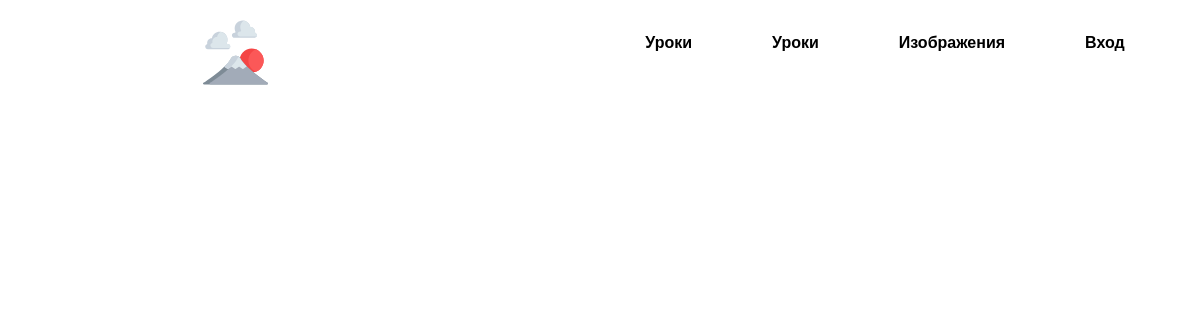
The app's page /pictures/, older data.
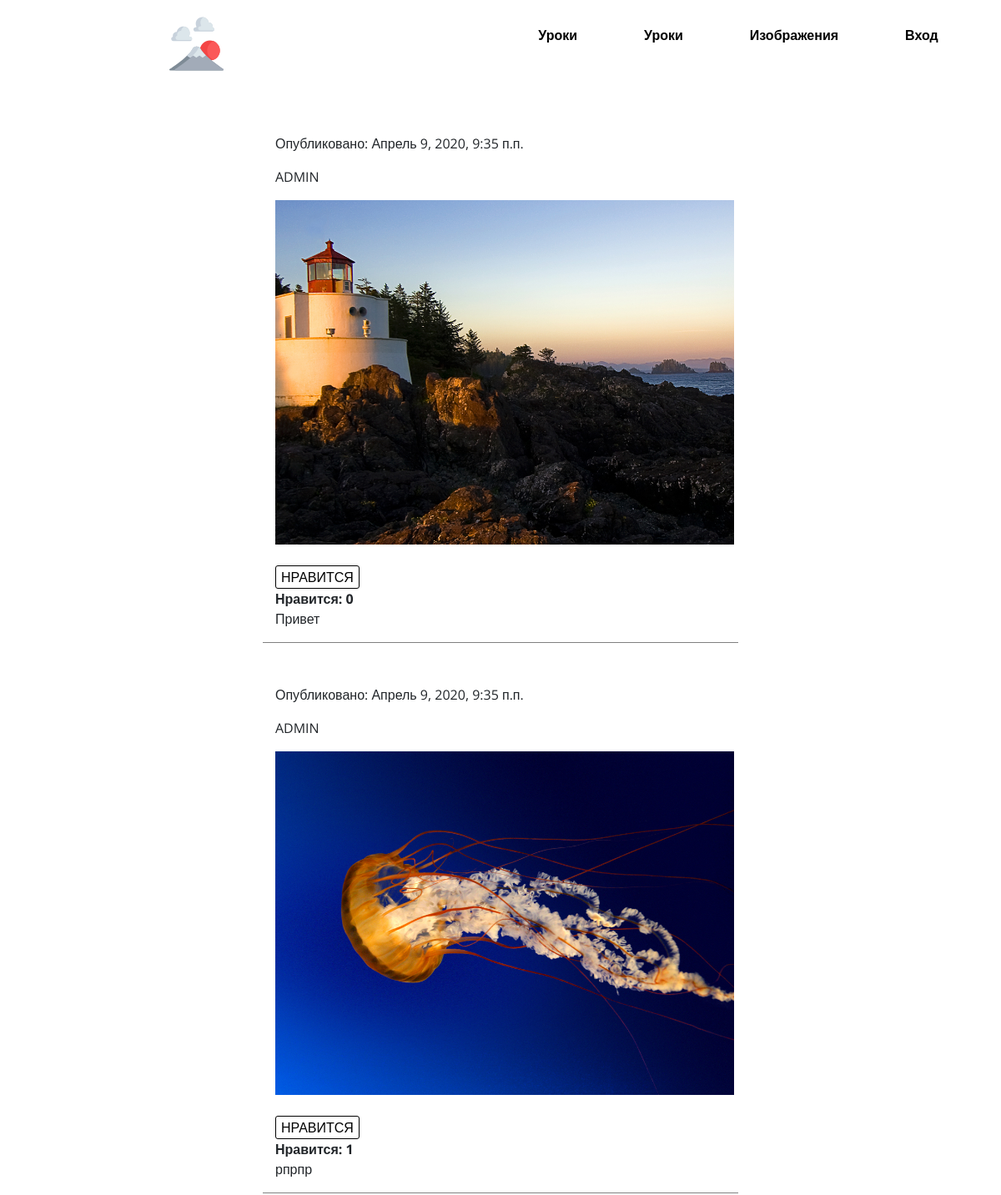
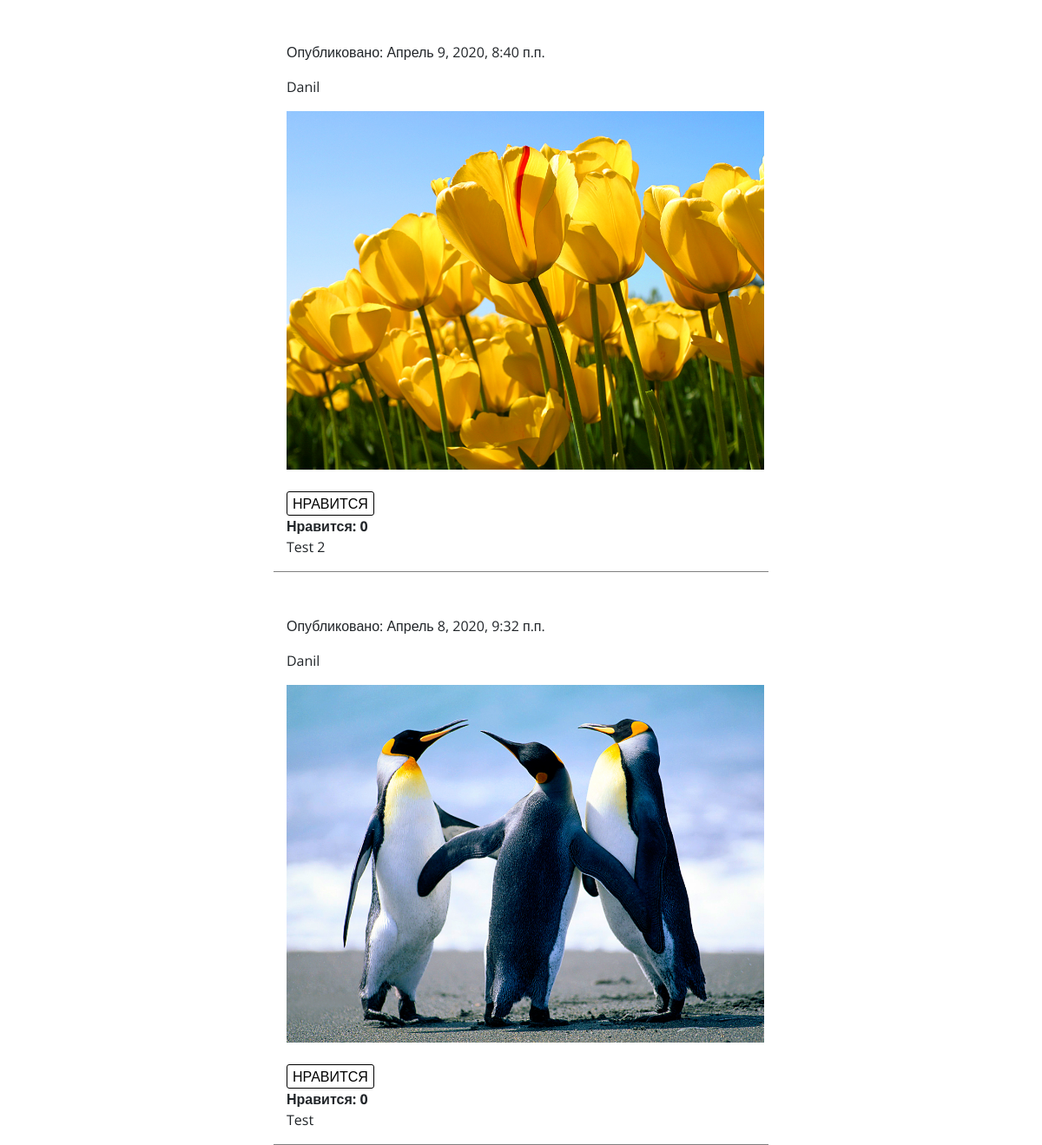
The same page, newer data (2 pictures, top to bottom).
### painting/models.py (models this page shows, shortened)
class Pictures(models.Model):
    user = models.ForeignKey(User, on_delete=models.CASCADE, related_name='user')
    title = models.TextField()
    img = models.ImageField(upload_to="images/")
    liked = models.ManyToManyField(User, default=None, blank=True, related_name='liked')
    created_date = models.DateTimeField(default=timezone.now)
    published_date = models.DateTimeField(blank=True, null=True)
    class Meta:
        verbose_name = "Изображение"
        verbose_name_plural = "Изображения"

### painting/views.py (the view)
# urls.py: path("pictures/", views.post_list, name='post_list'),
def post_list(request):
    pictures = Pictures.objects.filter(published_date__lte=timezone.now()).order_by('-published_date')
    return render(request, "main/post_list.html", {'pictures': pictures})

### templates/main/post_list.html (shortened to what this page needs)
{% extends 'main/base.html' %}
{% block content %}
  {% for picture in pictures %}
    <div class="row justify-content-center">
      <div class="post col-xl-6 col-lg-8 col-md-10 col-sm-12 col-12" style="margin-top: 50px; border-bottom: 1px solid #808080">
        <div class="date">
          <p>Опубликовано: {{ picture.published_date }}</p>
          <p>{{ picture.user }}</p>
        </div>
        <div class="" style="margin-bottom: 25px">
          <img class="post__image" src="{{ picture.img.url }}" alt="">
        </div>
        <form action="{% url 'post_like' %}" method="POST">
          {% if user not in picture.liked.all %}
            <button type="submit" class="form__btn">Нравится</button>
          {% else %}
            <button type="submit" class="form__btn">Не нравится</button>
          {% endif %}
        </form>
        <strong>Нравится: {{ picture.liked.all.count }}</strong>
        <p>{{ picture.title }}</p>
      </div>
    </div>
  {% endfor %}
{% endblock %}

### templates/main/base.html (shortened to what this page needs)
<!DOCTYPE html>
{% load static %}
<html lang="ru">
<head>
	<link rel="stylesheet" href="{% static 'style/bootstrap.min.css' %}">
	<link rel="stylesheet" href="{% static 'style/style.css' %}">
</head>
<body>
	<header id="header" class="header">
		<div class="container">
			<div class="row" style="margin-bottom: 25px">
				<div class="col-xl-1 col-lg-1 col-md-2 col-sm-3 mx-auto d-block col-3">
					<a href="/">
						<img src="{% static 'img/fuji.svg' %}" alt="" class="fadeInLeft Logo">
					</a>
				</div>
				<div class="col-xl-6 col-lg-7 col-md-7 col-sm-12 ml-auto">
					<nav>
						<ul class="menu">
							{% if user.is_authenticated %}
								<li class="menu__item">
									<a href="{% url 'lessons_list' %}">
										Уроки
									</a>
								</li>
							{% else %}
								<li class="menu__item">
									<a href="{% url 'login'%}?next={{request.path}}">
										Уроки
									</a>
								</li>
							{% endif %}
							{% if user.is_authenticated %}
								<li class="menu__item">
									<a href="{% url 'test' %}">
										Тесты
									</a>
								</li>
							{% else %}
								<li class="menu__item">
									<a href="{% url 'login'%}?next={{request.path}}">
										Уроки
									</a>
								</li>
							{% endif %}
							<li class="menu__item">
								<a href="{% url 'post_list' %}">
									Изображения
								</a>
							</li>
							{% if user.is_authenticated %}
								<li class="menu_item">
									<span style="color: #000; font-weight: 700">
										{{ user.get_username }}
										<a href="{% url 'logout'%}?next={{request.path}}" style="color: #000; font-weight: 700">Выход</a>
									</span>
								</li>
							{% else %}
								<li class="menu__item"><a href="{% url 'login'%}?next={{request.path}}">Вход</a></li>
							{% endif %}
						</ul>
					</nav>
				</div>
			</div>
		</div>
	</header>
	<section class="main">
		<div class="container">
			  	{% block content %}
			 	{% endblock %}
   		</div>
  	</section>
</body>
</html>

### painting/static/style/style.css (style rules this page uses)
body { font-family: 'Open Sans', sans-serif; }
ul, li { display: block; padding: 0; margin: 0; }
a { text-decoration: none; }
.header { color: #000; padding-top: 20px; }
.menu { display: flex; justify-content: center; margin-top: 10px; }
.menu__item { margin: 0 40px; }
.menu__item a { font-weight: 700; color: #000; }
.post__image { width: 550px; }
.form__btn { background: #fff; color: #000; border-color: #000; text-transform: uppercase; font-size: 16px; font-weight: 400; border-radius: 3px; border: 1px solid; cursor: pointer; outline: none; }

Row changes from the older to the newer data that the page shows:
added Pictures: published_date "Апрель 9, 2020, 9:35 п.п.", user "ADMIN", img (picture), shows "НРАВИТСЯ", liked.all.count "0", title "Привет"
added Pictures: published_date "Апрель 9, 2020, 9:35 п.п.", user "ADMIN", img (picture), shows "НРАВИТСЯ", liked.all.count "1", title "рпрпр"
added Pictures: published_date "Апрель 9, 2020, 8:40 п.п.", user "Danil", img (picture), shows "НРАВИТСЯ", liked.all.count "0", title "Test 2"
added Pictures: published_date "Апрель 8, 2020, 9:32 п.п.", user "Danil", img (picture), shows "НРАВИТСЯ", liked.all.count "0", title "Test"
